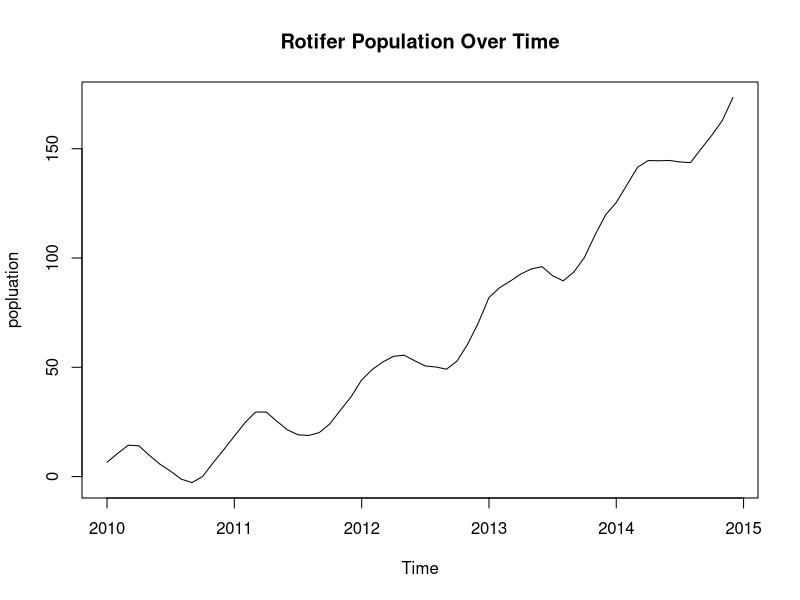
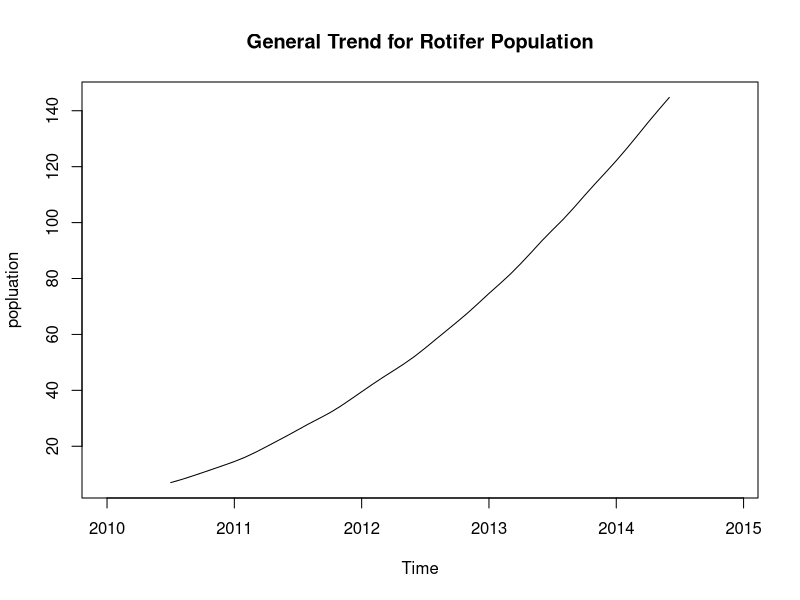
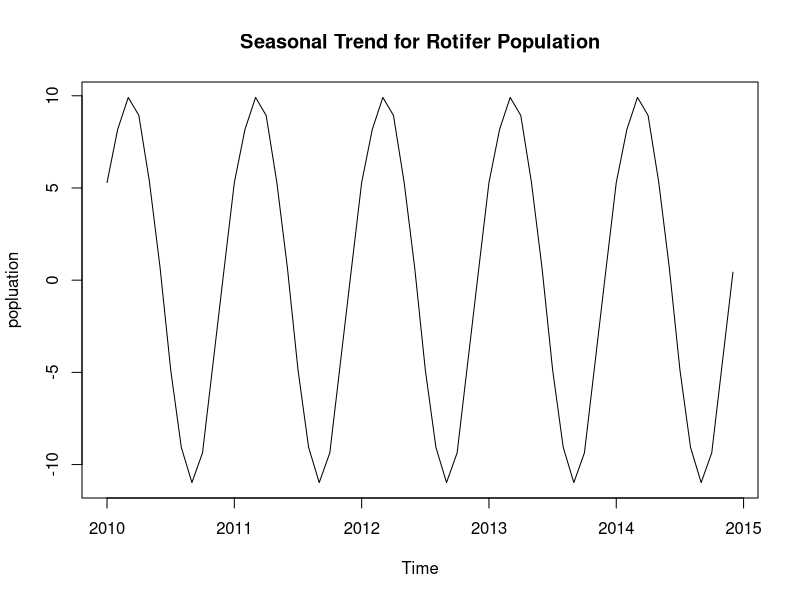
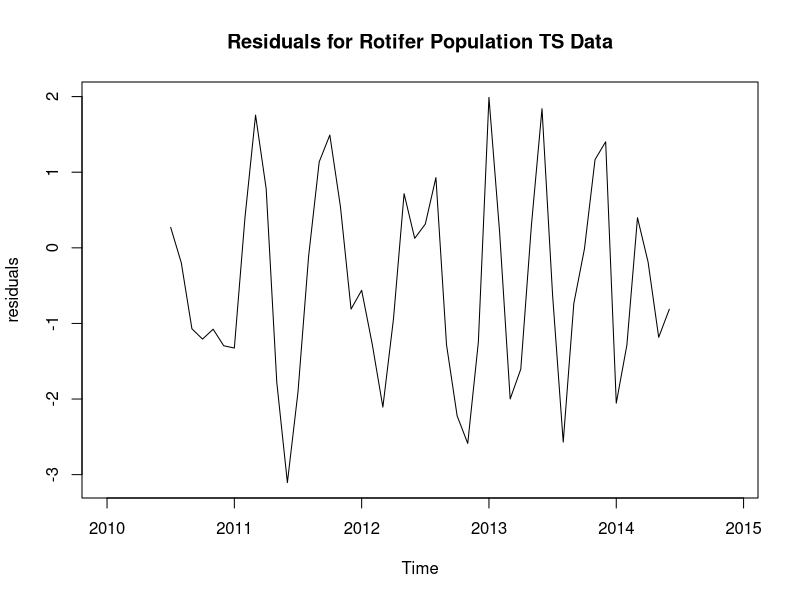
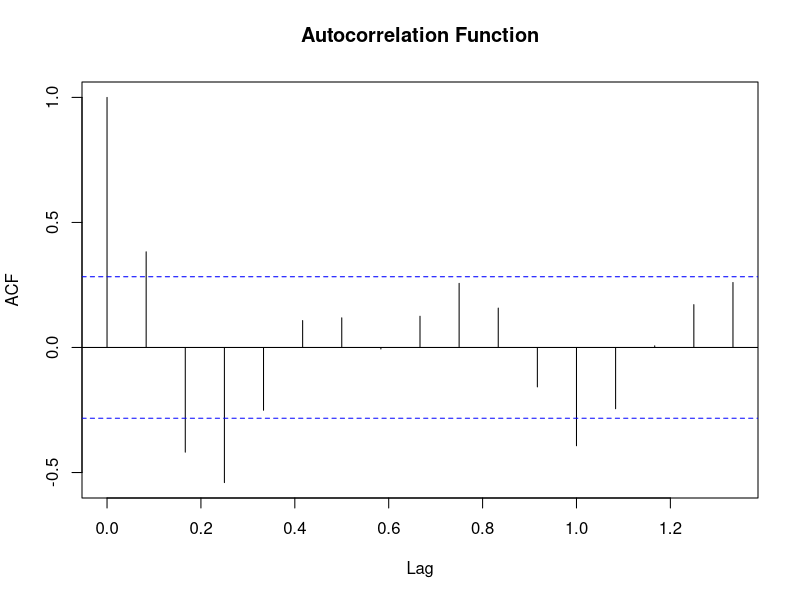

Here is the R script that generated these plots, in order:
## ---- chunk 1
knitr::opts_chunk$set(echo = TRUE)
library(dplyr)
data <- read.csv("Population-1.csv", header = T)
series <- ts(data$pop, start = c(2010,1), frequency = 12)
## ---- chunk 2
plot.ts(series, ylab = "popluation", main = "Rotifer Population Over Time")
## ---- chunk 3
m <- decompose(series, type = "additive")
m$figure
plot(m$trend,
     ylab = "popluation", 
     main = "General Trend for Rotifer Population")
plot(m$seasonal,
     ylab = "popluation",
     main = "Seasonal Trend for Rotifer Population")
plot(m$random,
     ylab = "residuals",
     main = "Residuals for Rotifer Population TS Data")
## ---- chunk 4
acf(na.omit(m$random), main = "Autocorrelation Function")
## ---- chunk 5
# differencing
seriesD <- diff(series,diff = 1)
# ARMA1
arma1 <-arima(seriesD,order = c(1,0,1))
arma1
# ARMA2
arma2 <-arima(seriesD,order = c(2,0,0))
arma2
# ARMA3
arma3 <-arima(seriesD,order = c(0,0,2))
arma3
# ARMA4
arma4 <-arima(seriesD,order = c(2,0,1))
arma4
# ARMA5
arma5 <-arima(seriesD,order = c(2,0,2))
arma5
## ---- chunk 6
# Make table
fr <- data.frame(
Model = c("ARMA(1,0,1)","ARMA(2,0,0)","ARMA(0,0,2)","ARMA(2,0,1)","ARMA(2,0,2)"),
ar1 = c(0.5532,1.1672,'-',0.4946,0.1878),
ar2 = c('-',-0.4911,'-',0.0775,0.2658),
ma1 = c(0.7496,'-',1.2078,0.7824,1.0796),
ma2 = c('-','-',0.3528,'-',0.2205),
intercept = c(3.0659,3.0132,2.9268,3.0980,3.1055),
AIC = c(276.84,277.95,282.45,278.62,280.31))
# render table
library(kableExtra)
kable(fr,caption = "Parameter Estimates and AIC for ARMA models")
